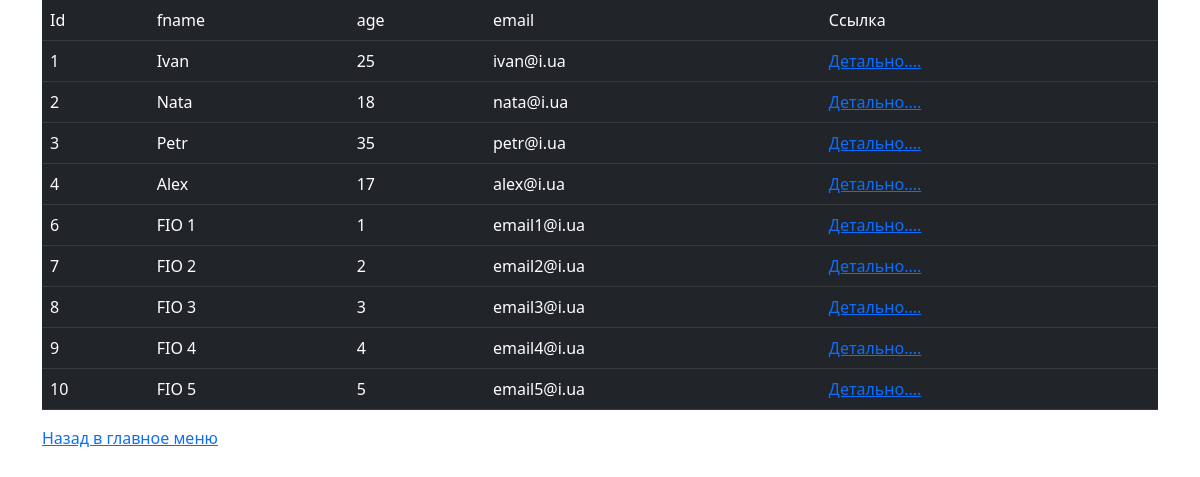
Page /Student.php on the committed database.
### tables this page shows
CREATE TABLE `students` (
  `id` int(11) NOT NULL,
  `fname` varchar(50) NOT NULL,
  `age` int(11) NOT NULL,
  `email` varchar(50) NOT NULL
);

### Student.php (the view, shortened to what this page needs)
<?php
$pdo = new PDO(
    'mysql:host=localhost;dbname=l11web12',
    'root',
    ''
);
$sql = "SELECT * FROM students";
$result_query = $pdo->query($sql);
$data = $result_query->fetchAll();
?>
<?php include("includes/header.php"); ?>
<div class="container-md">
    <table class="container-md table table-dark table-hover">
        <tr>
            <td scope="col">Id</td>
            <td scope="col">fname</td>
            <td scope="col">age</td>
            <td scope="col">email</td>
            <td scope="col">Ссылка</td>
        </tr>
        <? foreach ($data as $row) : ?>
            <tr>
                <td><?= $row['id'] ?></td>
                <td><?= $row['fname'] ?></td>
                <td><?= $row['age'] ?></td>
                <td><?= $row['email'] ?></td>
                <td><a href="onestudent.php?id=<?= $row['id'] ?>">Детально....</a></td>
            </tr>
        <? endforeach; ?>
    </table>
    <p><a href="index.php">Назад в главное меню</a></p>
</div>
<?php include("includes/footer.php"); ?>

### includes/header.php (shortened to what this page needs)
<!DOCTYPE html>
	<html lang="en">
<head>
<link href="https://cdn.jsdelivr.net/npm/bootstrap@5.1.3/dist/css/bootstrap.min.css" rel="stylesheet">
	</head>
   <body>

### includes/footer.php (shortened to what this page needs)
</body>
</html>

### rows in the picture
students: id "1", fname "Ivan", age "25", email "ivan@i.ua"
students: id "2", fname "Nata", age "18", email "nata@i.ua"
students: id "3", fname "Petr", age "35", email "petr@i.ua"
students: id "4", fname "Alex", age "17", email "alex@i.ua"
students: id "6", fname "FIO 1", age "1", email "email1@i.ua"
students: id "7", fname "FIO 2", age "2", email "email2@i.ua"
students: id "8", fname "FIO 3", age "3", email "email3@i.ua"
students: id "9", fname "FIO 4", age "4", email "email4@i.ua"
students: id "10", fname "FIO 5", age "5", email "email5@i.ua"
